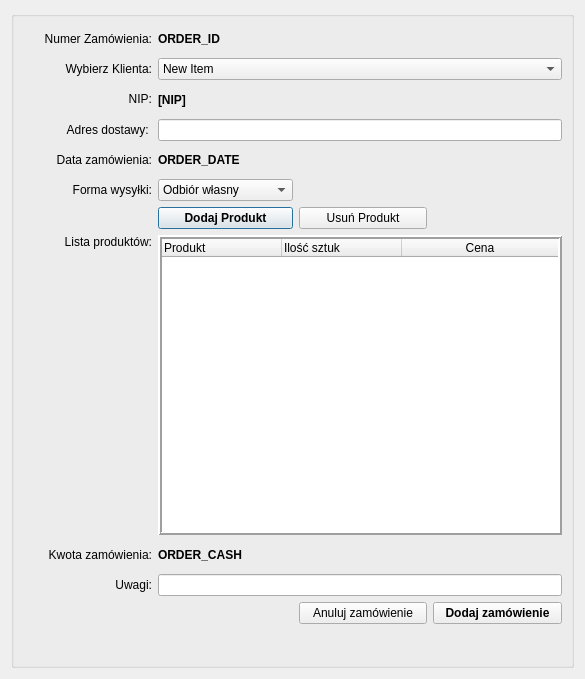
<?xml version="1.0" encoding="UTF-8"?>
<ui version="4.0">
 <class>Form</class>
 <widget class="QWidget" name="Form">
  <property name="enabled">
   <bool>true</bool>
  </property>
  <property name="geometry">
   <rect>
    <x>0</x>
    <y>0</y>
    <width>585</width>
    <height>679</height>
   </rect>
  </property>
  <property name="sizePolicy">
   <sizepolicy hsizetype="Minimum" vsizetype="Minimum">
    <horstretch>0</horstretch>
    <verstretch>0</verstretch>
   </sizepolicy>
  </property>
  <property name="focusPolicy">
   <enum>Qt::StrongFocus</enum>
  </property>
  <property name="windowTitle">
   <string>Nowe Zamówienie</string>
  </property>
  <layout class="QGridLayout" name="gridLayout_2">
   <item row="0" column="1">
    <widget class="QGroupBox" name="groupBox">
     <property name="sizePolicy">
      <sizepolicy hsizetype="Minimum" vsizetype="Minimum">
       <horstretch>0</horstretch>
       <verstretch>0</verstretch>
      </sizepolicy>
     </property>
     <property name="title">
      <string/>
     </property>
     <layout class="QGridLayout" name="gridLayout">
      <item row="3" column="0">
       <widget class="QLabel" name="label_1">
        <property name="text">
         <string>Adres dostawy: </string>
        </property>
        <property name="alignment">
         <set>Qt::AlignRight|Qt::AlignTrailing|Qt::AlignVCenter</set>
        </property>
       </widget>
      </item>
      <item row="4" column="1">
       <widget class="QLabel" name="labelOrderDate">
        <property name="font">
         <font>
          <weight>75</weight>
          <bold>true</bold>
         </font>
        </property>
        <property name="text">
         <string>ORDER_DATE</string>
        </property>
       </widget>
      </item>
      <item row="4" column="0">
       <widget class="QLabel" name="label_6">
        <property name="text">
         <string>Data zamówienia:</string>
        </property>
        <property name="alignment">
         <set>Qt::AlignRight|Qt::AlignTrailing|Qt::AlignVCenter</set>
        </property>
       </widget>
      </item>
      <item row="9" column="0">
       <widget class="QLabel" name="label_2">
        <property name="font">
         <font>
          <weight>50</weight>
          <bold>false</bold>
         </font>
        </property>
        <property name="text">
         <string>Lista produktów:</string>
        </property>
        <property name="alignment">
         <set>Qt::AlignRight|Qt::AlignTop|Qt::AlignTrailing</set>
        </property>
       </widget>
      </item>
      <item row="3" column="1" colspan="3">
       <widget class="QLineEdit" name="lineEditAdress"/>
      </item>
      <item row="9" column="1" colspan="3">
       <widget class="QTableWidget" name="tableWidget">
        <property name="sizePolicy">
         <sizepolicy hsizetype="Expanding" vsizetype="Expanding">
          <horstretch>0</horstretch>
          <verstretch>0</verstretch>
         </sizepolicy>
        </property>
        <property name="minimumSize">
         <size>
          <width>0</width>
          <height>0</height>
         </size>
        </property>
        <property name="maximumSize">
         <size>
          <width>16777215</width>
          <height>300</height>
         </size>
        </property>
        <property name="frameShape">
         <enum>QFrame::Box</enum>
        </property>
        <property name="frameShadow">
         <enum>QFrame::Raised</enum>
        </property>
        <property name="lineWidth">
         <number>2</number>
        </property>
        <property name="alternatingRowColors">
         <bool>false</bool>
        </property>
        <property name="selectionMode">
         <enum>QAbstractItemView::SingleSelection</enum>
        </property>
        <property name="selectionBehavior">
         <enum>QAbstractItemView::SelectRows</enum>
        </property>
        <attribute name="horizontalHeaderVisible">
         <bool>true</bool>
        </attribute>
        <attribute name="horizontalHeaderCascadingSectionResizes">
         <bool>true</bool>
        </attribute>
        <attribute name="horizontalHeaderDefaultSectionSize">
         <number>120</number>
        </attribute>
        <attribute name="horizontalHeaderMinimumSectionSize">
         <number>30</number>
        </attribute>
        <attribute name="horizontalHeaderStretchLastSection">
         <bool>true</bool>
        </attribute>
        <attribute name="verticalHeaderVisible">
         <bool>false</bool>
        </attribute>
        <attribute name="verticalHeaderCascadingSectionResizes">
         <bool>true</bool>
        </attribute>
        <attribute name="verticalHeaderDefaultSectionSize">
         <number>30</number>
        </attribute>
        <attribute name="verticalHeaderMinimumSectionSize">
         <number>30</number>
        </attribute>
        <attribute name="verticalHeaderStretchLastSection">
         <bool>false</bool>
        </attribute>
        <column>
         <property name="text">
          <string>Produkt</string>
         </property>
         <property name="textAlignment">
          <set>AlignLeading|AlignVCenter</set>
         </property>
        </column>
        <column>
         <property name="text">
          <string>Ilość sztuk</string>
         </property>
         <property name="textAlignment">
          <set>AlignLeading|AlignVCenter</set>
         </property>
        </column>
        <column>
         <property name="text">
          <string>Cena</string>
         </property>
        </column>
       </widget>
      </item>
      <item row="5" column="0">
       <widget class="QLabel" name="label_3">
        <property name="text">
         <string>Forma wysyłki:</string>
        </property>
        <property name="alignment">
         <set>Qt::AlignRight|Qt::AlignTrailing|Qt::AlignVCenter</set>
        </property>
       </widget>
      </item>
      <item row="1" column="0">
       <widget class="QLabel" name="label">
        <property name="text">
         <string>Wybierz Klienta:</string>
        </property>
        <property name="alignment">
         <set>Qt::AlignRight|Qt::AlignTrailing|Qt::AlignVCenter</set>
        </property>
       </widget>
      </item>
      <item row="12" column="0">
       <widget class="QLabel" name="label_7">
        <property name="text">
         <string>Uwagi:</string>
        </property>
        <property name="alignment">
         <set>Qt::AlignRight|Qt::AlignTrailing|Qt::AlignVCenter</set>
        </property>
       </widget>
      </item>
      <item row="5" column="1">
       <widget class="QComboBox" name="comboBox_2">
        <item>
         <property name="text">
          <string>Odbiór własny</string>
         </property>
        </item>
        <item>
         <property name="text">
          <string>Paczkomat - InPost</string>
         </property>
        </item>
        <item>
         <property name="text">
          <string>Kurier DHL</string>
         </property>
        </item>
       </widget>
      </item>
      <item row="11" column="0">
       <widget class="QLabel" name="label_5">
        <property name="text">
         <string>Kwota zamówienia:</string>
        </property>
        <property name="alignment">
         <set>Qt::AlignRight|Qt::AlignTrailing|Qt::AlignVCenter</set>
        </property>
       </widget>
      </item>
      <item row="12" column="1" colspan="3">
       <widget class="QLineEdit" name="lineEditWarnings"/>
      </item>
      <item row="7" column="1">
       <widget class="QPushButton" name="addProductButton">
        <property name="sizePolicy">
         <sizepolicy hsizetype="Minimum" vsizetype="Minimum">
          <horstretch>0</horstretch>
          <verstretch>0</verstretch>
         </sizepolicy>
        </property>
        <property name="font">
         <font>
          <weight>75</weight>
          <bold>true</bold>
         </font>
        </property>
        <property name="text">
         <string>Dodaj Produkt</string>
        </property>
        <property name="checkable">
         <bool>false</bool>
        </property>
        <property name="autoDefault">
         <bool>false</bool>
        </property>
        <property name="default">
         <bool>true</bool>
        </property>
        <property name="flat">
         <bool>false</bool>
        </property>
       </widget>
      </item>
      <item row="7" column="2">
       <widget class="QPushButton" name="removeButton">
        <property name="text">
         <string>Usuń Produkt</string>
        </property>
       </widget>
      </item>
      <item row="22" column="3">
       <widget class="QPushButton" name="acceptOrderButton">
        <property name="font">
         <font>
          <weight>75</weight>
          <bold>true</bold>
         </font>
        </property>
        <property name="text">
         <string>Dodaj zamówienie</string>
        </property>
       </widget>
      </item>
      <item row="1" column="1" colspan="3">
       <widget class="QComboBox" name="comboBox">
        <property name="editable">
         <bool>false</bool>
        </property>
        <item>
         <property name="text">
          <string>New Item</string>
         </property>
        </item>
        <item>
         <property name="text">
          <string>New Item1</string>
         </property>
        </item>
       </widget>
      </item>
      <item row="22" column="2">
       <widget class="QPushButton" name="cancelButton">
        <property name="text">
         <string>Anuluj zamówienie</string>
        </property>
       </widget>
      </item>
      <item row="0" column="1">
       <widget class="QLabel" name="labelOrderID">
        <property name="font">
         <font>
          <weight>75</weight>
          <bold>true</bold>
         </font>
        </property>
        <property name="text">
         <string>ORDER_ID</string>
        </property>
       </widget>
      </item>
      <item row="0" column="0">
       <widget class="QLabel" name="label_4">
        <property name="text">
         <string>Numer Zamówienia:</string>
        </property>
        <property name="alignment">
         <set>Qt::AlignRight|Qt::AlignTrailing|Qt::AlignVCenter</set>
        </property>
       </widget>
      </item>
      <item row="23" column="0">
       <widget class="QLabel" name="labelError">
        <property name="sizePolicy">
         <sizepolicy hsizetype="Preferred" vsizetype="Minimum">
          <horstretch>0</horstretch>
          <verstretch>0</verstretch>
         </sizepolicy>
        </property>
        <property name="text">
         <string/>
        </property>
       </widget>
      </item>
      <item row="11" column="1">
       <widget class="QLabel" name="labelOrderCash">
        <property name="font">
         <font>
          <weight>75</weight>
          <bold>true</bold>
         </font>
        </property>
        <property name="text">
         <string>ORDER_CASH</string>
        </property>
       </widget>
      </item>
      <item row="2" column="0">
       <widget class="QLabel" name="label_8">
        <property name="focusPolicy">
         <enum>Qt::WheelFocus</enum>
        </property>
        <property name="text">
         <string>NIP:</string>
        </property>
        <property name="alignment">
         <set>Qt::AlignRight|Qt::AlignTrailing|Qt::AlignVCenter</set>
        </property>
       </widget>
      </item>
      <item row="2" column="1">
       <widget class="QLabel" name="labelNIP">
        <property name="font">
         <font>
          <weight>75</weight>
          <bold>true</bold>
         </font>
        </property>
        <property name="text">
         <string>[NIP]</string>
        </property>
       </widget>
      </item>
     </layout>
    </widget>
   </item>
  </layout>
 </widget>
 <tabstops>
  <tabstop>comboBox</tabstop>
  <tabstop>lineEditAdress</tabstop>
  <tabstop>comboBox_2</tabstop>
  <tabstop>addProductButton</tabstop>
  <tabstop>lineEditWarnings</tabstop>
  <tabstop>removeButton</tabstop>
  <tabstop>acceptOrderButton</tabstop>
  <tabstop>cancelButton</tabstop>
  <tabstop>tableWidget</tabstop>
  <tabstop>label_8</tabstop>
 </tabstops>
 <resources/>
 <connections/>
</ui>
